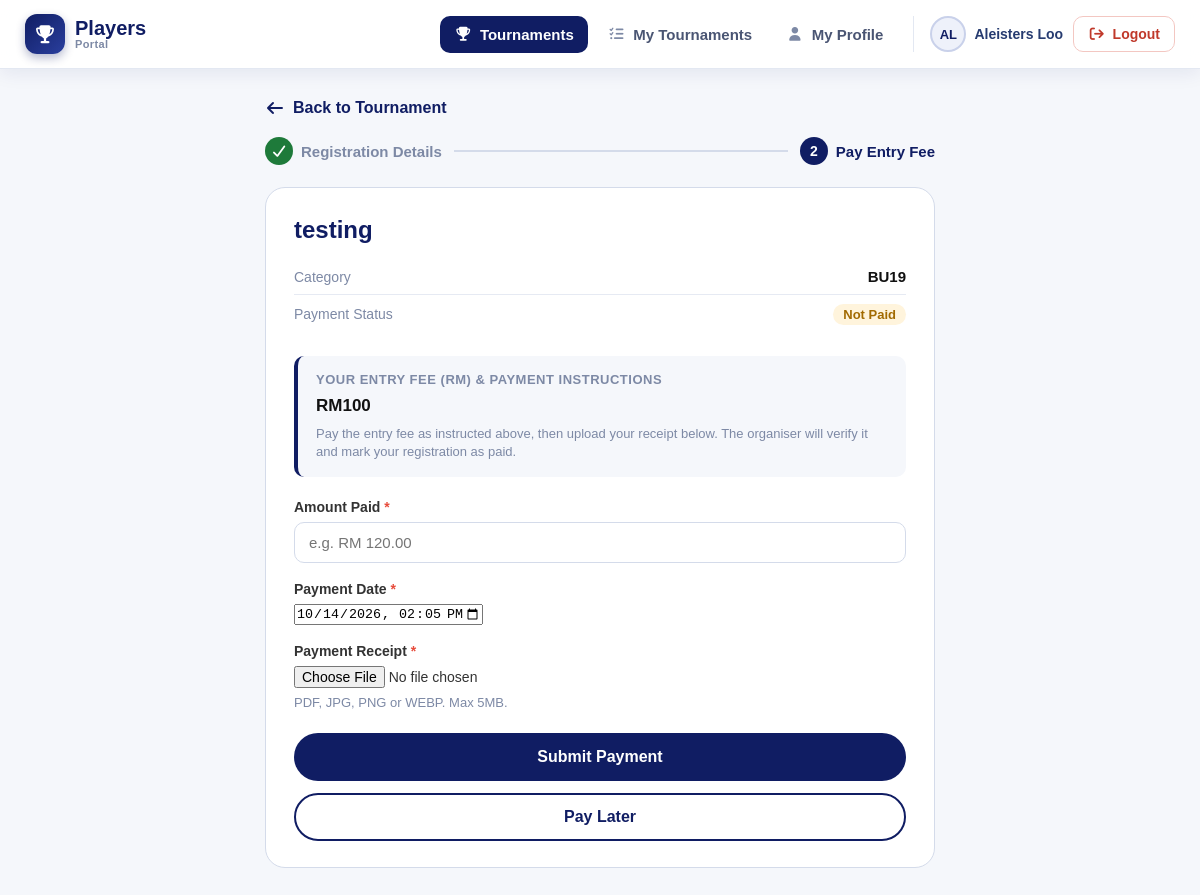
The app's page /player/tournament_payment.php?registrationID=21 (signed in) with its own data.
### tables this page shows
CREATE TABLE `tournament` (
  `tournamentID` int(11) NOT NULL,
  `tournament_startdate` datetime NOT NULL,
  `tournament_enddate` datetime NOT NULL,
  `tournament_name` varchar(255) NOT NULL,
  `tournament_description` mediumtext NOT NULL,
  `tournament_detail_link` varchar(255) NOT NULL,
  `tournament_location` varchar(255) NOT NULL,
  `tournament_country` varchar(100) DEFAULT NULL,
  `tournament_fee` varchar(255) NOT NULL,
  `tournament_deadline` datetime NOT NULL,
  `tournament_age_cutoff` date DEFAULT NULL,
  `tournament_type` varchar(50) NOT NULL,
  `tournament_tshirt_size` varchar(255) DEFAULT NULL,
  `tournament_picture` varchar(255) DEFAULT NULL,
  `registration_field` varchar(10000) NOT NULL,
  `creatorID` varchar(255) NOT NULL
);

CREATE TABLE `tournament_register` (
  `registrationID` int(11) NOT NULL,
  `category_registered` varchar(255) NOT NULL,
  `category_remarks` varchar(255) DEFAULT NULL,
  `player_chinese_name` varchar(255) DEFAULT NULL,
  `player_tshirt` varchar(255) DEFAULT NULL,
  `accommodation` varchar(255) DEFAULT NULL,
  `player_latest_results` varchar(1000) DEFAULT NULL,
  `player_attachments` varchar(255) DEFAULT NULL,
  `amount_paid` varchar(255) DEFAULT NULL,
  `payment_date` datetime DEFAULT NULL,
  `payment_status` varchar(20) NOT NULL,
  `payment_proof` varchar(255) DEFAULT NULL,
  `endorsement` varchar(255) NOT NULL,
  `endorsement_date` date DEFAULT NULL,
  `admin_remark` varchar(255) DEFAULT NULL,
  `tournamentID` int(11) DEFAULT NULL,
  `playerID` varchar(255) DEFAULT NULL,
  `seed_number` int(11) DEFAULT NULL
);

### player/player_functions.php (called while the page is built, shortened)
<?php
$playerID = $_SESSION["userid"];
function getTournament($conn, $tournamentID)
{
    $stmt = $conn->prepare("SELECT * FROM tournament WHERE tournamentID = ?");
    $stmt->bind_param("i", $tournamentID);
    $stmt->execute();
    $tournament = $stmt->get_result()->fetch_assoc();
    return $tournament;
}
function getPlayer($conn, $playerID)
{
    $stmt = $conn->prepare("SELECT * FROM players WHERE playerID = ?");
    $stmt->bind_param("s", $playerID);
    $stmt->execute();
    $player = $stmt->get_result()->fetch_assoc();
    return $player;
}
require_once __DIR__ . '/../fees.php';
function tournamentFees($tournament)
{
    $parts = splitFee($tournament['tournament_fee'] ?? '');
    return [$parts['currency'] ?? 'OTHER' => $parts['local']];
}
function playerFee($tournament, $player)
{
    $fees = tournamentFees($tournament);
    $currency = array_key_first($fees);
    return ['currency' => $currency, 'fee' => $fees[$currency], 'label' => $currency === 'OTHER' ? '' : $currency];
}
function statusClass($value)
{
    $value = strtoupper(trim($value ?? ''));
    return 'status-pending';
}

### fees.php (called while the page is built, shortened)
<?php
function feeCurrency($fee)
{
    $hasRM = preg_match('/\b(?:RM|MYR)\s*\d/i', (string) $fee);
    $hasUSD = preg_match('/\b(?:USD|US\$)\s*\$?\s*\d/i', (string) $fee);
    return $hasRM ? 'RM' : ($hasUSD ? 'USD' : null);
}
function splitFee($fee)
{
    $fee = trim((string) $fee);
    $hasRM = preg_match('/\b(?:RM|MYR)\s*\d[\d,]*(?:\.\d+)?/i', $fee, $rm);
    $hasUSD = preg_match('/\b(?:USD|US\$)\s*\$?\s*\d[\d,]*(?:\.\d+)?/i', $fee, $usd);
    if (!$hasRM || !$hasUSD) {
        return ['local' => $fee, 'foreign' => null, 'details' => null, 'currency' => feeCurrency($fee)];
    }
    $local = trim($rm[0]);
    $foreign = trim($usd[0]);
    $isPlain = strcasecmp($fee, buildInternationalFee($local, $foreign)) === 0
        || preg_match('/^\s*Local\s*:\s*\S+(\s*\d\S*)?\s*,?\s*Foreign\s*:\s*\S+(\s*\d\S*)?\s*$/i', $fee);
    return [
        'local' => $local,
        'foreign' => $foreign,
        'details' => $isPlain ? null : $fee,
        'currency' => 'RM+USD'
    ];
}

### player/tournament_payment.php (the view, shortened to what this page needs)
<?php
require_once "player_functions.php";
$registrationID = isset($_GET['registrationID']) ? intval($_GET['registrationID']) : 0;
$stmt = $conn->prepare("
    SELECT *
    FROM tournament_register
    WHERE registrationID = ?
      AND playerID = ?
");
$stmt->bind_param("is", $registrationID, $playerID);
$stmt->execute();
$registration = $stmt->get_result()->fetch_assoc();
$tournamentID = (int) $registration['tournamentID'];
$tournament = getTournament($conn, $tournamentID);
$form = [
    'amount_paid' => $registration['amount_paid'] ?? '',
    'payment_date' => date('Y-m-d\TH:i')
];
?>
<!DOCTYPE html>
<html lang="en">
<head>
    <link rel="stylesheet" href="https://cdnjs.cloudflare.com/ajax/libs/font-awesome/7.0.1/css/all.min.css" />
    <link rel="stylesheet" href="./assets/css/navbar.css?v=<?= filemtime(__DIR__ . '/assets/css/navbar.css') ?>" type="text/css" />
    <link rel="stylesheet" href="./assets/css/tournament_details.css?v=<?= filemtime(__DIR__ . '/assets/css/tournament_details.css') ?>" type="text/css" />
</head>
<body>
    <?php include "player_navbar.php"; ?>
    <main class="container narrow">
        <a href="tournament_details.php?tournamentID=<?= $tournamentID ?>" class="back-link">
            <i class="fa-solid fa-arrow-left"></i>
            Back to Tournament
        </a>
        <div class="steps">
            <div class="step done"><span><i class="fa-solid fa-check"></i></span> Registration Details</div>
            <div class="step-line"></div>
            <div class="step active"><span>2</span> Pay Entry Fee</div>
        </div>
        <section class="card">
            <h1 class="page-title"><?= htmlspecialchars($tournament['tournament_name']) ?></h1>
            <div class="registration-summary tournament-summary">
                <div class="summary-row">
                    <span>Category</span>
                    <strong><?= htmlspecialchars($registration['category_registered']) ?></strong>
                </div>
                <div class="summary-row">
                    <span>Payment Status</span>
                    <strong class="status <?= statusClass($registration['payment_status']) ?>">
                        <?= htmlspecialchars($registration['payment_status'] ?: 'Not Paid') ?>
                    </strong>
                </div>
            </div>
            <div class="fee-box">
                <?php
                $allFees = tournamentFees($tournament);
                $myFee = playerFee($tournament, getPlayer($conn, $playerID) ?? []);
                ?>
                <div class="fee-label">
                    Your Entry Fee<?= count($allFees) > 1
                        ? ' &ndash; ' . htmlspecialchars($myFee['label'])
                        : ($myFee['label'] !== '' ? ' (' . htmlspecialchars($myFee['label']) . ')' : '') ?>
                    &amp; Payment Instructions
                </div>
                <div class="fee-value">
                    <?= nl2br(htmlspecialchars($myFee['fee'] ?: '-')) ?>
                </div>
                <p class="hint">
                    Pay the entry fee as instructed above, then upload your receipt below.
                    The organiser will verify it and mark your registration as paid.
                </p>
            </div>
            <form
                method="POST"
                action="tournament_payment.php?registrationID=<?= $registrationID ?>"
                enctype="multipart/form-data"
                id="paymentForm"
            >
                <div class="form-group">
                    <label for="amount_paid">Amount Paid <span class="required">*</span></label>
                    <input
                        type="text"
                        id="amount_paid"
                        name="amount_paid"
                        maxlength="255"
                        value="<?= htmlspecialchars($form['amount_paid']) ?>"
                        placeholder="e.g. RM 120.00"
                        required
                    >
                </div>
                <div class="form-group">
                    <label for="payment_date">Payment Date <span class="required">*</span></label>
                    <input
                        type="datetime-local"
                        id="payment_date"
                        name="payment_date"
                        value="<?= htmlspecialchars($form['payment_date']) ?>"
                        max="<?= date('Y-m-d\TH:i') ?>"
                        required
                    >
                </div>
                <div class="form-group">
                    <label for="payment_proof">Payment Receipt <span class="required">*</span></label>
                    <input
                        type="file"
                        id="payment_proof"
                        name="payment_proof"
                        accept=".pdf,.jpg,.jpeg,.png,.webp"
                        required
                    >
                    <small class="hint">PDF, JPG, PNG or WEBP. Max 5MB.</small>
                </div>
                <button type="submit" class="primary-btn" id="submitBtn">
                    Submit Payment
                </button>
                <a href="tournament_details.php?tournamentID=<?= $tournamentID ?>" class="secondary-btn">
                    Pay Later
                </a>
            </form>
        </section>
    </main>
</body>
</html>

### player/assets/css/navbar.css (style rules this page uses)
body { padding: 0; margin: 0; }

### player/assets/css/tournament_details.css (style rules this page uses)
* { margin: 0; padding: 0; box-sizing: border-box; }
body { font-family: Arial, sans-serif; background: #f5f7fb; color: #333; }
.container { max-width: 1200px; margin: 30px auto 60px; padding: 0 25px; }
.back-link { display: inline-flex; align-items: center; gap: 8px; margin-bottom: 20px; color: #101d63; font-weight: 600; text-decoration: none; }
.card { background: #ffffff; border: 1px solid #d4dbea; border-radius: 20px; padding: 26px 28px; }
.registration-summary, .profile-block { display: flex; flex-direction: column; }
.summary-row { display: flex; justify-content: space-between; align-items: baseline; gap: 16px; padding: 9px 0; border-bottom: 1px solid #e6eaf3; }
.summary-row:last-child { border-bottom: none; }
.summary-row span { color: #7d89a5; font-size: 14px; flex-shrink: 0; }
.summary-row strong { color: #111; font-size: 15px; text-align: right; overflow-wrap: anywhere; }
.status { padding: 3px 10px; border-radius: 12px; font-size: 13px !important; }
.status-pending { background: #fff4dc; color: #a26a00 !important; }
.form-group { margin-bottom: 18px; }
.form-group label { display: block; margin-bottom: 7px; font-size: 14px; font-weight: 600; color: #333; }
.required { color: #e74c3c; }
.form-group input[type="text"], .form-group select, .form-group textarea { width: 100%; padding: 11px 14px; border: 1px solid #d4dbea; border-radius: 10px; background: #fff; color: #222; font-family: inherit; font-size: 15px; outline: none; transition: 0.2s ease; }
.form-group input[type="file"] { width: 100%; font-size: 14px; }
.hint { display: block; margin-top: 6px; font-size: 13px; color: #7d89a5; line-height: 1.4; }
.primary-btn, .secondary-btn { display: flex; justify-content: center; align-items: center; gap: 8px; width: 100%; height: 48px; margin-top: 20px; border-radius: 25px; font-family: inherit; font-size: 16px; font-weight: 700; text-decoration: none; cursor: pointer; transition: 0.2s ease; }
.primary-btn { border: none; background: #101d63; color: #fff; }
.secondary-btn { margin-top: 12px; border: 2px solid #101d63; background: #fff; color: #101d63; }
.container.narrow { max-width: 720px; }
.page-title { font-size: 24px; line-height: 1.3; color: #101d63; margin-bottom: 14px; }
.tournament-summary { margin-bottom: 22px; }
.fee-box { background: #f5f7fb; border-left: 4px solid #101d63; border-radius: 10px; padding: 16px 18px; margin-bottom: 22px; }
.fee-label { font-size: 13px; font-weight: 700; text-transform: uppercase; letter-spacing: 0.5px; color: #7d89a5; margin-bottom: 6px; }
.fee-value { font-size: 17px; font-weight: 700; color: #111; line-height: 1.5; overflow-wrap: anywhere; }
.steps { display: flex; align-items: center; gap: 12px; margin-bottom: 22px; }
.step { display: flex; align-items: center; gap: 8px; font-size: 15px; font-weight: 600; color: #7d89a5; white-space: nowrap; }
.step span { display: inline-flex; justify-content: center; align-items: center; width: 28px; height: 28px; border-radius: 50%; background: #e6eaf3; color: #7d89a5; font-size: 14px; }
.step.active { color: #101d63; }
.step.active span { background: #101d63; color: #fff; }
.step.done span { background: #1e7a3a; color: #fff; }
.step-line { flex: 1; height: 2px; background: #d4dbea; }

### records on screen
tournament: tournament_name "testing"
tournament_register: category_registered "BU19", payment_status "Not Paid", payment_date "10/14/2026 14:05"

### other values on screen
$link['label'] "Tournaments"
$link['label'] "My Tournaments"
$link['label'] "My Profile"
$navInitials "AL"
$navName "Aleisters Loo"
$myFee['label'] "RM"
$myFee['fee'] ?: '-' "RM100"
